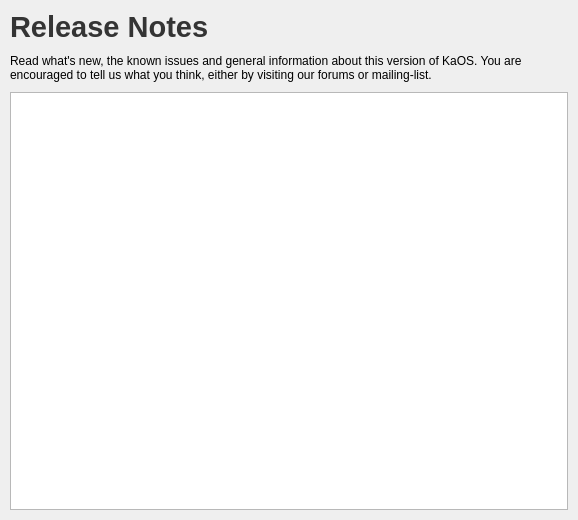
<?xml version="1.0" encoding="UTF-8"?>
<ui version="4.0">
 <class>ReleaseNotes</class>
 <widget class="QWidget" name="ReleaseNotes">
  <property name="geometry">
   <rect>
    <x>0</x>
    <y>0</y>
    <width>578</width>
    <height>520</height>
   </rect>
  </property>
  <property name="windowTitle">
   <string>Release Notes</string>
  </property>
  <layout class="QVBoxLayout" name="verticalLayout">
   <property name="spacing">
    <number>10</number>
   </property>
   <property name="margin">
    <number>10</number>
   </property>
   <item>
    <widget class="QLabel" name="label">
     <property name="sizePolicy">
      <sizepolicy hsizetype="Preferred" vsizetype="Maximum">
       <horstretch>0</horstretch>
       <verstretch>0</verstretch>
      </sizepolicy>
     </property>
     <property name="maximumSize">
      <size>
       <width>16777215</width>
       <height>50</height>
      </size>
     </property>
     <property name="font">
      <font>
       <pointsize>14</pointsize>
      </font>
     </property>
     <property name="text">
      <string>&lt;!DOCTYPE HTML PUBLIC &quot;-//W3C//DTD HTML 4.0//EN&quot; &quot;http://www.w3.org/TR/REC-html40/strict.dtd&quot;&gt;
&lt;html&gt;&lt;head&gt;&lt;meta name=&quot;qrichtext&quot; content=&quot;1&quot; /&gt;&lt;style type=&quot;text/css&quot;&gt;
p, li { white-space: pre-wrap; }
&lt;/style&gt;&lt;/head&gt;&lt;body style=&quot; font-family:'Sans Serif'; font-size:9pt; font-weight:400; font-style:normal;&quot;&gt;
&lt;p style=&quot; margin-top:0px; margin-bottom:0px; margin-left:0px; margin-right:0px; -qt-block-indent:0; text-indent:0px; font-size:10pt;&quot;&gt;&lt;span style=&quot; font-size:22pt; font-weight:600; color:#343434;&quot;&gt;Release Notes&lt;/span&gt;&lt;/p&gt;&lt;/body&gt;&lt;/html&gt;</string>
     </property>
    </widget>
   </item>
   <item>
    <widget class="QLabel" name="label_2">
     <property name="sizePolicy">
      <sizepolicy hsizetype="Preferred" vsizetype="Preferred">
       <horstretch>0</horstretch>
       <verstretch>0</verstretch>
      </sizepolicy>
     </property>
     <property name="text">
      <string>Read what's new, the known issues and general information about this version of KaOS. You are encouraged to tell us what you think, either by visiting our forums or mailing-list.</string>
     </property>
     <property name="wordWrap">
      <bool>true</bool>
     </property>
    </widget>
   </item>
   <item>
    <widget class="QTextBrowser" name="textBrowser">
     <property name="openExternalLinks">
      <bool>false</bool>
     </property>
     <property name="openLinks">
      <bool>false</bool>
     </property>
    </widget>
   </item>
  </layout>
 </widget>
 <resources>
  <include location="installer.qrc"/>
 </resources>
 <connections/>
</ui>
